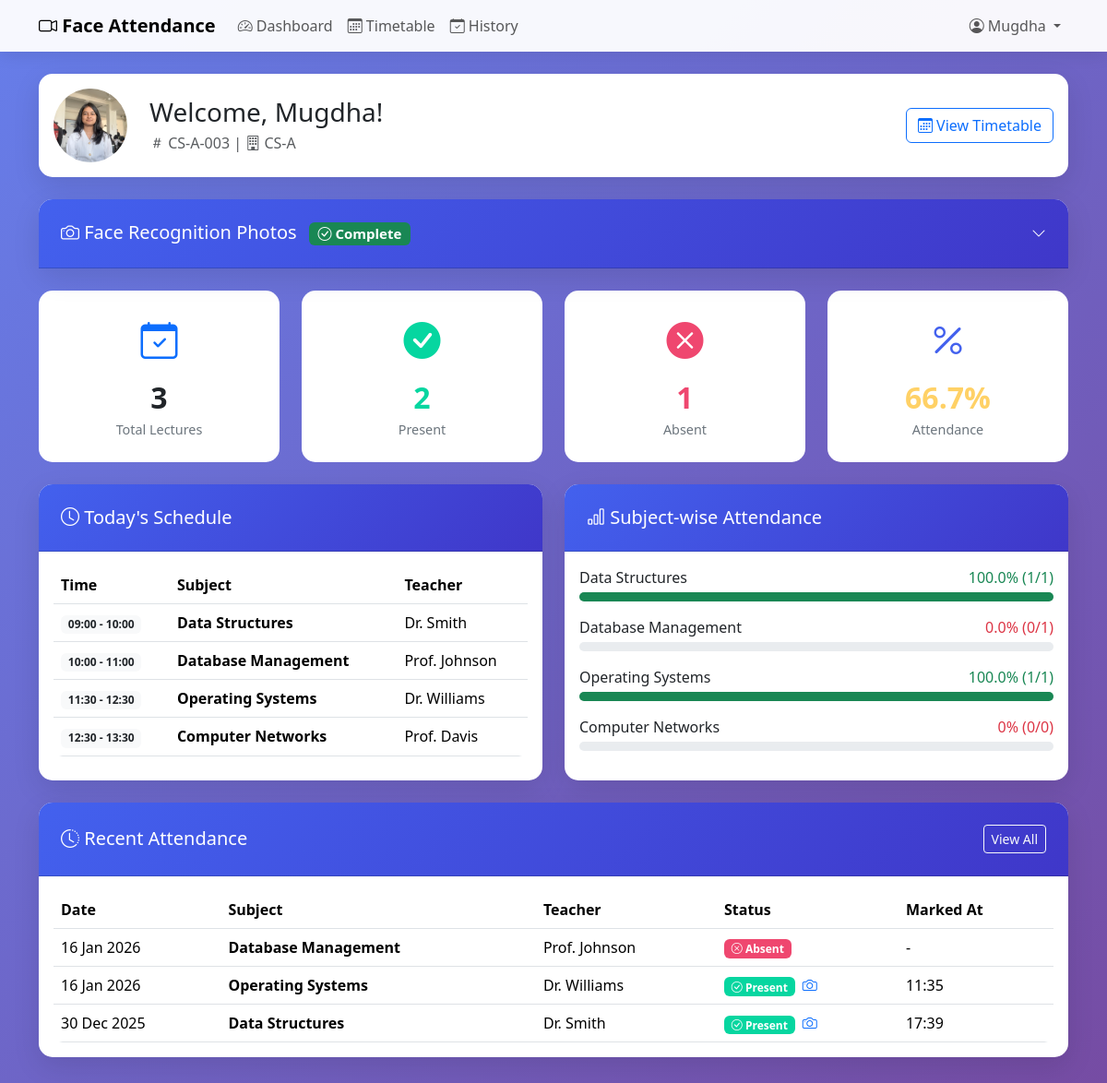
Page /dashboard/ (signed in) on the earlier database version.
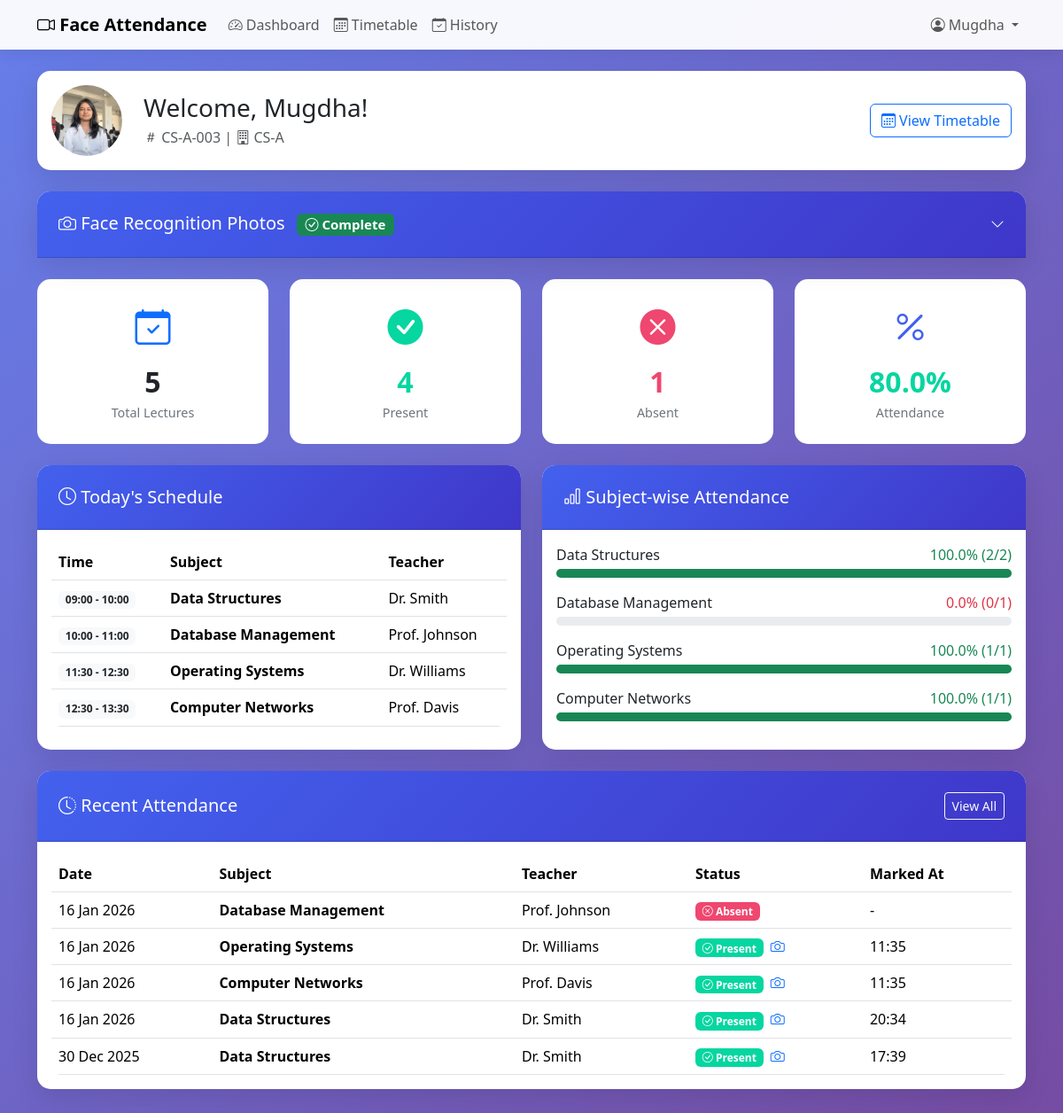
Same page on the later database version.
### core/models.py (models this page shows, shortened)
class Timetable(models.Model):
    DAYS_OF_WEEK = [
        (0, 'Monday'),
        (1, 'Tuesday'),
        (2, 'Wednesday'),
        (3, 'Thursday'),
        (4, 'Friday'),
        (5, 'Saturday'),
        (6, 'Sunday'),
    ]
    room = models.ForeignKey(Room, on_delete=models.CASCADE, related_name='timetable_entries', null=True, blank=True)
    classroom = models.ForeignKey(Classroom, on_delete=models.CASCADE, related_name='timetable_entries')
    subject = models.ForeignKey(Subject, on_delete=models.CASCADE, related_name='timetable_entries')
    teacher = models.ForeignKey(Teacher, on_delete=models.CASCADE, related_name='timetable_entries')
    day_of_week = models.IntegerField(choices=DAYS_OF_WEEK)
    start_time = models.TimeField()
    end_time = models.TimeField()
    is_recurring = models.BooleanField(default=True, help_text="False for extra/one-time lectures")
    extra_date = models.DateField(null=True, blank=True, help_text="Specific date for non-recurring lectures")
    class Meta:
        ordering = ['day_of_week', 'start_time']
        unique_together = ['room', 'day_of_week', 'start_time']

class Subject(models.Model):
    name = models.CharField(max_length=100)
    code = models.CharField(max_length=20, unique=True)  # e.g., "CS101"
    class Meta:
        ordering = ['code']

class Teacher(models.Model):
    user = models.OneToOneField(User, on_delete=models.CASCADE, related_name='teacher_profile', null=True, blank=True)
    name = models.CharField(max_length=100)
    email = models.EmailField(blank=True)
    class Meta:
        ordering = ['name']

class Attendance(models.Model):
    STATUS_CHOICES = [
        ('present', 'Present'),
        ('absent', 'Absent'),
        ('late', 'Late'),
    ]
    lecture = models.ForeignKey(Lecture, on_delete=models.CASCADE, related_name='attendance_records')
    student = models.ForeignKey(Student, on_delete=models.CASCADE, related_name='attendance_records')
    status = models.CharField(max_length=10, choices=STATUS_CHOICES, default='absent')
    marked_at = models.DateTimeField(null=True, blank=True)
    marked_by_face_recognition = models.BooleanField(default=False)
    class Meta:
        unique_together = ['lecture', 'student']
        ordering = ['student__roll_no']

class Lecture(models.Model):
    STATUS_CHOICES = [
        ('scheduled', 'Scheduled'),
        ('active', 'Active'),  # Attendance can be marked
        ('completed', 'Completed'),
        ('cancelled', 'Cancelled'),
    ]
    timetable = models.ForeignKey(Timetable, on_delete=models.CASCADE, related_name='lectures')
    date = models.DateField(default=timezone.now)
    status = models.CharField(max_length=20, choices=STATUS_CHOICES, default='scheduled')
    started_at = models.DateTimeField(null=True, blank=True)
    ended_at = models.DateTimeField(null=True, blank=True)
    carried_from = models.ForeignKey('self', on_delete=models.SET_NULL, null=True, blank=True,
                                      related_name='carried_to',
                                      help_text="Previous lecture from which attendance was carried forward")
    class Meta:
        ordering = ['-date', '-started_at']
        unique_together = ['timetable', 'date']

### core/views.py (the view)
# urls.py: path('dashboard/', views.dashboard, name='dashboard'),
@login_required
def dashboard(request):
    try:
        student = request.user.student_profile
    except (Student.DoesNotExist, AttributeError):
        if request.user.is_staff:
            return redirect('/admin/')
        messages.error(request, "You don't have a student profile. Please contact admin.")
        logout(request)
        return redirect('login')
    attendance_records = Attendance.objects.filter(student=student).select_related(
        'lecture', 'lecture__timetable', 'lecture__timetable__subject',
        'lecture__timetable__teacher', 'lecture__timetable__classroom'
    ).order_by('-lecture__date')
    total_lectures = attendance_records.count()
    present_count = attendance_records.filter(status='present').count()
    absent_count = attendance_records.filter(status='absent').count()
    late_count = attendance_records.filter(status='late').count()
    attendance_percentage = (present_count / total_lectures * 100) if total_lectures > 0 else 0
    subjects = Subject.objects.filter(
        timetable_entries__classroom=student.classroom
    ).distinct()
    subject_attendance = []
    for subject in subjects:
        subject_records = attendance_records.filter(lecture__timetable__subject=subject)
        total = subject_records.count()
        present = subject_records.filter(status='present').count()
        percentage = (present / total * 100) if total > 0 else 0
        subject_attendance.append({
            'subject': subject,
            'total': total,
            'present': present,
            'percentage': round(percentage, 1)
        })
    recent_attendance = attendance_records[:10]
    today = timezone.now().date()
    tomorrow = today + timedelta(days=1)
    day_of_week = today.weekday()
    tomorrow_day_of_week = tomorrow.weekday()
    todays_schedule = Timetable.objects.filter(
        classroom=student.classroom,
        day_of_week=day_of_week,
        is_recurring=True
    ).exclude(
        cancellations__date=today
    ).order_by('start_time')
    tomorrows_schedule = Timetable.objects.filter(
        classroom=student.classroom,
        day_of_week=tomorrow_day_of_week,
        is_recurring=True
    ).exclude(
        cancellations__date=tomorrow
    ).order_by('start_time')
    cancelled_today = CancelledLecture.objects.filter(
        timetable__classroom=student.classroom,
        date=today
    ).select_related('timetable', 'timetable__subject', 'timetable__teacher')
    cancelled_tomorrow = CancelledLecture.objects.filter(
        timetable__classroom=student.classroom,
        date=tomorrow
    ).select_related('timetable', 'timetable__subject', 'timetable__teacher')
    extra_today = Timetable.objects.filter(
        classroom=student.classroom,
        is_recurring=False,
        extra_date=today
    ).order_by('start_time')
    extra_tomorrow = Timetable.objects.filter(
        classroom=student.classroom,
        is_recurring=False,
        extra_date=tomorrow
    ).order_by('start_time')
    has_schedule_changes = (cancelled_today.exists() or cancelled_tomorrow.exists() or
                           extra_today.exists() or extra_tomorrow.exists())
    context = {
        'student': student,
        'total_lectures': total_lectures,
        'present_count': present_count,
        'absent_count': absent_count,
        'late_count': late_count,
        'attendance_percentage': round(attendance_percentage, 1),
        'subject_attendance': subject_attendance,
        'recent_attendance': recent_attendance,
        'todays_schedule': todays_schedule,
        'tomorrows_schedule': tomorrows_schedule,
        'today': today,
        'tomorrow': tomorrow,
        'cancelled_today': cancelled_today,
        'cancelled_tomorrow': cancelled_tomorrow,
        'extra_today': extra_today,
        'extra_tomorrow': extra_tomorrow,
        'has_schedule_changes': has_schedule_changes,
    }
    return render(request, 'core/dashboard.html', context)

### core/models.py (called while the page is built)
    def __str__(self):
        return self.name

### templates/core/dashboard.html (shortened to what the changed rows need)
{% extends 'base.html' %}
{% block content %}
<div class="row g-4 mb-4">
    <div class="col-md-3 col-6">
        <div class="stat-card">
            <div class="stat-icon text-primary"><i class="bi bi-calendar-check"></i></div>
            <div class="stat-value">{{ total_lectures }}</div>
            <div class="stat-label">Total Lectures</div>
        </div>
    </div>
    <div class="col-md-3 col-6">
        <div class="stat-card">
            <div class="stat-icon present"><i class="bi bi-check-circle-fill"></i></div>
            <div class="stat-value present">{{ present_count }}</div>
            <div class="stat-label">Present</div>
        </div>
    </div>
    <div class="col-md-3 col-6">
        <div class="stat-card">
            <div class="stat-icon" style="color: var(--primary-color);"><i class="bi bi-percent"></i></div>
            <div class="stat-value" style="color: {% if attendance_percentage >= 75 %}var(--success-color){% elif attendance_percentage >= 50 %}var(--warning-color){% else %}var(--danger-color){% endif %};">
                {{ attendance_percentage }}%
            </div>
            <div class="stat-label">Attendance</div>
        </div>
    </div>
</div>
<div class="row g-4">
    <div class="col-lg-6">
        <div class="card h-100">
            <div class="card-body">
                {% if todays_schedule %}
                <div class="table-responsive">
                    <table class="table table-hover mb-0">
                        <thead>
                            <tr>
                                <th>Time</th>
                                <th>Subject</th>
                                <th>Teacher</th>
                            </tr>
                        </thead>
                        <tbody>
                            {% for entry in todays_schedule %}
                            <tr>
                                <td>
                                    <span class="badge bg-light text-dark">
                                        {{ entry.start_time|time:"H:i" }} - {{ entry.end_time|time:"H:i" }}
                                    </span>
                                </td>
                                <td><strong>{{ entry.subject.name }}</strong></td>
                                <td>{{ entry.teacher.name }}</td>
                            </tr>
                            {% endfor %}
                        </tbody>
                    </table>
                </div>
                {% else %}
                <div class="text-center py-4">
                    <i class="bi bi-calendar-x text-muted" style="font-size: 3rem;"></i>
                    <p class="text-muted mt-2">No classes scheduled today!</p>
                </div>
                {% endif %}
            </div>
        </div>
    </div>
    <div class="col-lg-6">
        <div class="card h-100">
            <div class="card-body">
                {% if subject_attendance %}
                {% for item in subject_attendance %}
                <div class="mb-3">
                    <div class="d-flex justify-content-between mb-1">
                        <span class="fw-medium">{{ item.subject.name }}</span>
                        <span class="{% if item.percentage >= 75 %}text-success{% elif item.percentage >= 50 %}text-warning{% else %}text-danger{% endif %}">
                            {{ item.percentage }}% ({{ item.present }}/{{ item.total }})
                        </span>
                    </div>
                    <div class="progress">
                        <div class="progress-bar {% if item.percentage >= 75 %}bg-success{% elif item.percentage >= 50 %}bg-warning{% else %}bg-danger{% endif %}"
                             role="progressbar"
                             style="width: {{ item.percentage }}%"
                             aria-valuenow="{{ item.percentage }}"
                             aria-valuemin="0"
                             aria-valuemax="100">
                        </div>
                    </div>
                </div>
                {% endfor %}
                {% else %}
                <div class="text-center py-4">
                    <i class="bi bi-graph-up text-muted" style="font-size: 3rem;"></i>
                    <p class="text-muted mt-2">No attendance data yet</p>
                </div>
                {% endif %}
            </div>
        </div>
    </div>
</div>
<div class="row mt-4">
    <div class="col-12">
        <div class="card">
            <div class="card-body">
                {% if recent_attendance %}
                <div class="table-responsive">
                    <table class="table table-hover mb-0">
                        <thead>
                            <tr>
                                <th>Date</th>
                                <th>Subject</th>
                                <th>Teacher</th>
                                <th>Status</th>
                                <th>Marked At</th>
                            </tr>
                        </thead>
                        <tbody>
                            {% for record in recent_attendance %}
                            <tr>
                                <td>{{ record.lecture.date|date:"d M Y" }}</td>
                                <td><strong>{{ record.lecture.timetable.subject.name }}</strong></td>
                                <td>{{ record.lecture.timetable.teacher.name }}</td>
                                <td>
                                    <span class="badge badge-{{ record.status }}">
                                        {% if record.status == 'present' %}
                                        <i class="bi bi-check-circle"></i>
                                        {% elif record.status == 'absent' %}
                                        <i class="bi bi-x-circle"></i>
                                        {% else %}
                                        <i class="bi bi-clock"></i>
                                        {% endif %}
                                        {{ record.status|title }}
                                    </span>
                                    {% if record.marked_by_face_recognition %}
                                    <i class="bi bi-camera text-primary ms-1" title="Marked by Face Recognition"></i>
                                    {% endif %}
                                </td>
                                <td>
                                    {% if record.marked_at %}
                                    {{ record.marked_at|time:"H:i" }}
                                    {% else %}
                                    -
                                    {% endif %}
                                </td>
                            </tr>
                            {% endfor %}
                        </tbody>
                    </table>
                </div>
                {% else %}
                <div class="text-center py-4">
                    <i class="bi bi-inbox text-muted" style="font-size: 3rem;"></i>
                    <p class="text-muted mt-2">No attendance records yet</p>
                </div>
                {% endif %}
            </div>
        </div>
    </div>
</div>
{% endblock %}

Differences in the rows shown:
computed for Subject "Data Structures": present "1" → "2"; total "1" → "2"
computed for Subject "Computer Networks": percentage "0" → "100.0"; present "0" → "1"; total "0" → "1"
added Attendance: lecture "16 Jan 2026", lecture.timetable.subject.name "Computer Networks", lecture.timetable.teacher.name "Prof. Davis", status "Present", marked_by_face_recognition True (drawn), marked_at "11:35"
added Attendance: lecture "16 Jan 2026", lecture.timetable.subject.name "Data Structures", lecture.timetable.teacher.name "Dr. Smith", status "Present", marked_by_face_recognition True (drawn), marked_at "20:34"
Other differences:
{{ total_lectures }}: "3" → "5"
{{ present_count }}: "2" → "4"
{{ attendance_percentage }}: "66.7" → "80.0"
